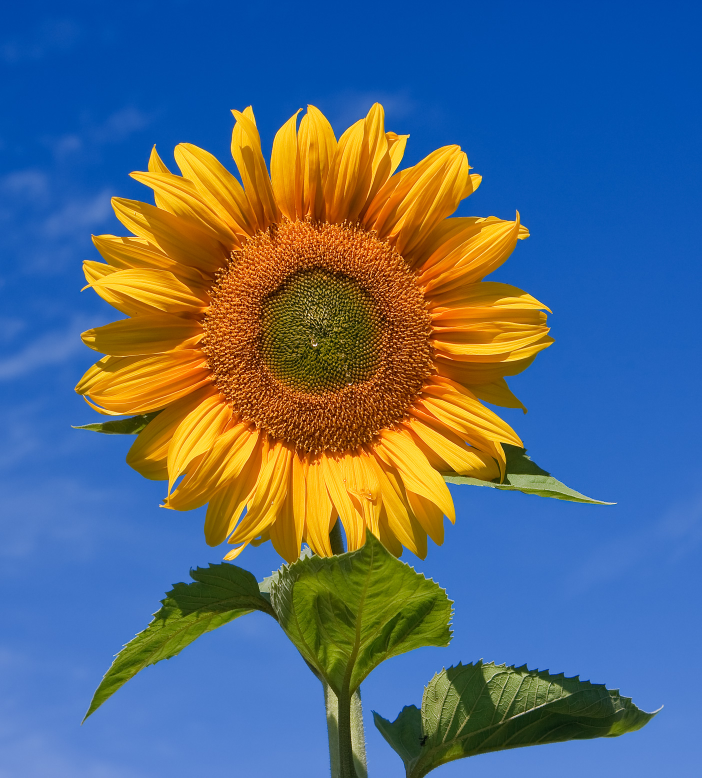
#> input picture input.jpg, 1404 x 1555 px (shown at 1/2 size)
$ python main.py
#> lines starting #> are read from the running program, lines starting #| are printed output that depends on the picture
import pathlib
import json
import os
import math
import random

import numpy as np
import cv2

#Set images_folder to be whatever images folder you want to use
images_folder = "animals"

#set main_image to be the name of the photo you want to use
# change photo type depending on if photo is jpg, png, etc...
main_image = "input"
photo_type = ".jpg"

# define tile size for each sub image
TILE_HEIGHT, TILE_WIDTH = 50, 50

#function to get average color of an rgb numpy matrix
def get_average_color(img):

    avg_color = np.average(np.average(img, axis=0), axis=0)
    avg_color = np.around(avg_color, decimals=-1)
    avg_color = tuple(int(i) for i in avg_color)
    return avg_color


# loops through colors and finds the closest rgb tuple to color
def get_closest_color(color, colors):
    cr, cg, cb = color
    min_difference = float("inf")
    closest_color = None
    for c in colors:
        r,g,b = eval(c)
        difference = math.sqrt((r - cr) ** 2 + (g - cg ) ** 2 + (b - cb) ** 2)
        if difference < min_difference:
            min_difference = difference
            closest_color = eval(c)
    return closest_color


# [11 lines of commented-out code are left out]
if "cache.json" not in os.listdir():

    #gets path of animals folder
    imgs_dir = pathlib.Path(images_folder)

    #creates a list of file paths from the subfolders inside the animals folder
    images = list(imgs_dir.glob("*\\*.jpg"))

    data = {}


    #add each image to dictionary
    for img_path in images:

        #converts photo file path into a numpy matrix storing the images rgb values
        img = cv2.imread(str(img_path))

        #calculates the average color of the rgb matrix
        avg_color = get_average_color(img)

        if str(tuple(avg_color)) in data:
            data[str(tuple(avg_color))].append(str(img_path))
        else:
            data[str(tuple(avg_color))] = [str(img_path)]

    #stores the data dictionary into a cache json file
    with open("cache.json", "w") as file:
        json.dump(data, file, indent=2, sort_keys=True)

    print("finished caching")

# stores the cache into data dictionary
with open("cache.json", "r") as file:
    data = json.load(file)


# converts main image into rgb numpy array
img = cv2.imread(main_image + photo_type)
#> img is the input picture: shape (1555, 1404, 3); mean B, G, R 125.9, 106.1, 84.5

img_height, img_width, _ = img.shape
#> img_height = 1555; img_width = 1404


# # this section pixelates the main image
# pixel_size = 12

# if img is not None:
#         # Get the original dimensions of the image
#         height, width = img.shape[:2]

#         # Calculate the number of blocks in both dimensions
#         block_count_x = width // pixel_size
#         block_count_y = height // pixel_size

#         # Resize the image to pixelate it
#         small_image = cv2.resize(img, (block_count_x, block_count_y), interpolation=cv2.INTER_NEAREST)

#         # Resize the image back to its original dimensions
#         img = cv2.resize(small_image, (width, height), interpolation=cv2.INTER_NEAREST)


# crop the main image so tiles all fit perfectly
num_tiles_h, num_tiles_w = img_height // TILE_HEIGHT, img_width // TILE_WIDTH
#> num_tiles_h = 31; num_tiles_w = 28

img = img[:TILE_HEIGHT * num_tiles_h, :TILE_WIDTH * num_tiles_w]
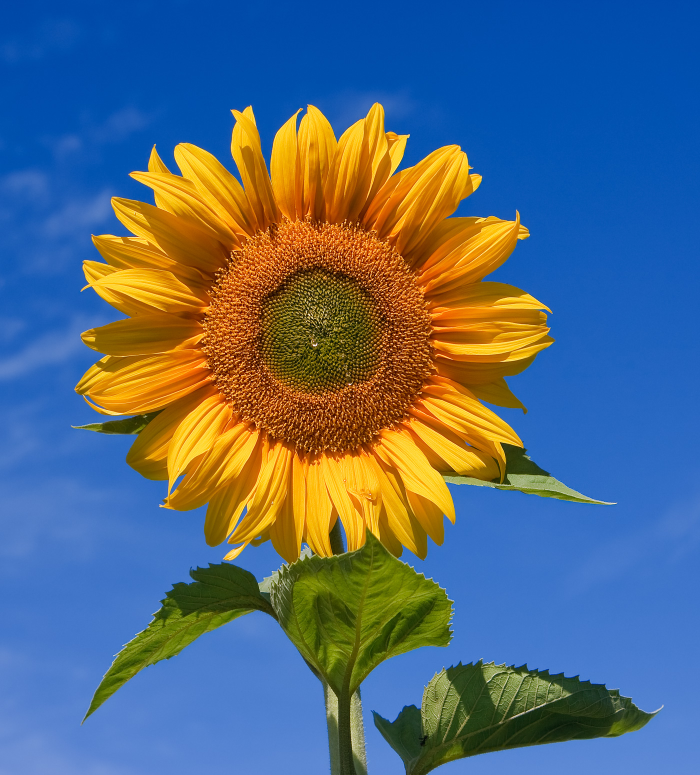
#> img: shape (1550, 1400, 3) (shown at 1/2 size); mean B, G, R 125.5, 106, 84.6


# loop through tiles in the main image
for y in range(0, img_height, TILE_HEIGHT):
    for x in range(0, img_width, TILE_WIDTH):

        y0,y1, x0, x1 = y, y + TILE_HEIGHT, x, x + TILE_WIDTH
#> y0 = 0; y1 = 50; x0 = 0; x1 = 50

        try:
            #get average color of tile
            avg_color = get_average_color(img[y0:y1, x0:x1])
#> in get_average_color, `avg_color = np.average(np.average(img, axis=0), axis=0)`: avg_color = [167.7, 72.38, 0.356]
#> in get_average_color, `avg_color = np.average(np.average(img, axis=0), axis=0)`:
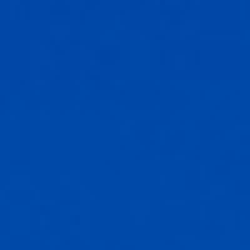
#> img: shape (50, 50, 3) (shown 5 times larger); mean of channels 0, 1, 2 167.7, 72.4, 0.4; drawn as B, G, R
#> in get_average_color, `avg_color = np.around(avg_color, decimals=-1)`: avg_color = [170, 70, 0]
#> in get_average_color, `avg_color = tuple(int(i) for i in avg_color)`: avg_color = (170, 70, 0)
#> avg_color = (170, 70, 0)

            #get the color from our cache closest to to avg tile color
            closest_color = get_closest_color(avg_color, data.keys())
#> in get_closest_color, `cr, cg, cb = color`: cr = 170; cg = 70; cb = 0
#> after the loop in get_closest_color, `for c in colors:`: min_difference = inf

            # select a random photo path from the values in our dictionary for the closest_color value
            i_path = random.choice(data[str(closest_color)])
            i = cv2.imread(i_path)

            #resize sub-image
            i = cv2.resize(i, (TILE_WIDTH, TILE_HEIGHT))

            #replace original images tile with this sub-image
            img[y0:y1, x0:x1] = i

        except Exception:
            continue

        # cv2.imshow(main_image, img)
        # cv2.waitKey(1)


cv2.imwrite("output.jpg", img)
